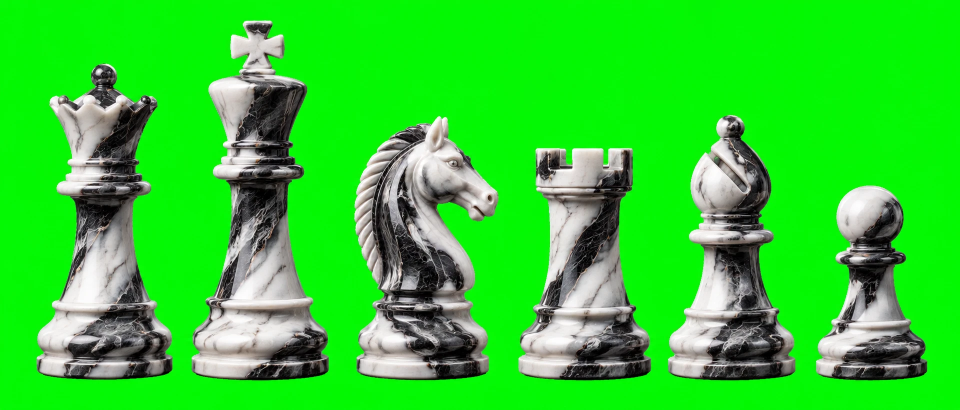
#> input picture scripts/chess_pieces/set-green.webp, 1920 x 819 px (shown at 1/2 size); its folder holds 2 pictures in this run
$ python cut_pieces.py
#> lines starting #> are read from the running program, lines starting #| are printed output that depends on the picture
#!/usr/bin/env python3
"""Cuts the marble chess pieces out of the green-screen images (generated with ChatGPT)
and writes assets/chess/<piece>.webp, which build_cards.py embeds in the section titles
and the footer. Needs numpy and Pillow.

    python3 scripts/chess_pieces/cut_pieces.py
"""
from pathlib import Path

import numpy as np
from PIL import Image

HERE = Path(__file__).resolve().parent
OUT = HERE.parent.parent / "assets" / "chess"
SCALE = 0.26          # pixels kept per pixel of the green-screen photo of the set (the king ends up ~190 px tall)
NAMES = ["queen", "king", "knight", "rook", "bishop", "pawn"]   # left to right in set-green.webp


def key(path):
    """Green screen → transparency: the greener a pixel is than its red/blue, the more transparent."""
    a = np.asarray(Image.open(path).convert("RGB")).astype(float)
    r, g, b = a[..., 0], a[..., 1], a[..., 2]
    m = np.maximum(r, b)
    alpha = np.clip(1 - (g - m - 25) / 65, 0, 1)
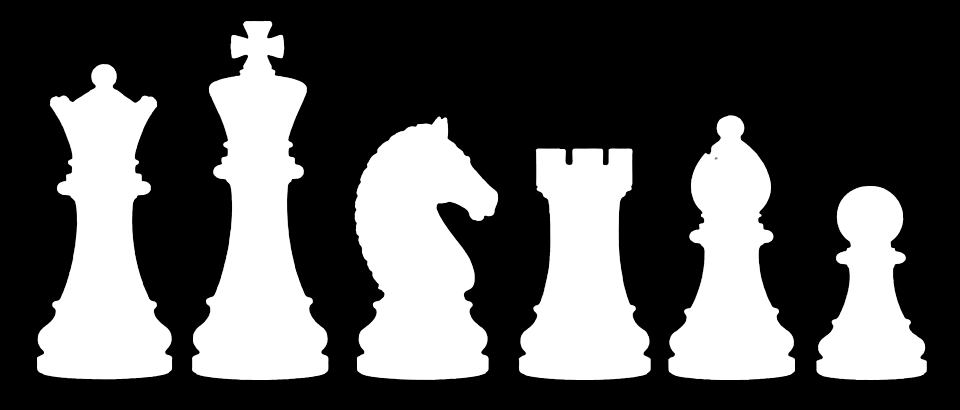
#> alpha: shape (819, 1920) float64 (shown at 1/2 size); min 0, max 1, mean 0.337
    g = np.minimum(g, m + 8)                       # remove green spill from the edges
    return Image.fromarray(np.dstack([r, g, b, alpha * 255]).astype(np.uint8), "RGBA")


def save(im, name, height):
    im = im.crop(im.getbbox())
    w = round(im.width * height / im.height)
    im.resize((w, height), Image.LANCZOS).save(OUT / f"{name}.webp", quality=90, method=6)
    print(f"{name:7} {w}x{height}")


OUT.mkdir(parents=True, exist_ok=True)
row = key(HERE / "set-green.webp")
cols = (np.asarray(row)[..., 3] > 40).any(axis=0)
runs, start = [], None
for x, on in enumerate(list(cols) + [False]):          # the pieces are separated by empty columns
    if on and start is None:
        start = x
    elif not on and start is not None:
        if x - start > 40:
            runs.append((start, x))
        start = None
#> after the loop, runs = [(74, 345), (384, 657), (709, 997), (1037, 1302), (1336, 1590), (1632, 1854)]
king_h = 0
for name, (x0, x1) in zip(NAMES, runs):
    im = row.crop((x0, 0, x1, row.height))
    h = im.crop(im.getbbox()).height
    king_h = h if name == "king" else king_h
    save(im, name, round(h * SCALE))
#> this loop made 6 passes
#> (x0, x1, h, king_h) on passes 1 to 6: (74, 345, 631, 0), (384, 657, 720, 720), (709, 997, 527, 720), (1037, 1302, 464, 720), (1336, 1590, 530, 720), (1632, 1854, 388, 720)
#| queen   70x164
#| king    71x187
#| knight  75x137
#| rook    69x121
#| bishop  66x138
#| pawn    58x101
#> pass 1, `im = row.crop((x0, 0, x1, row.height))`:
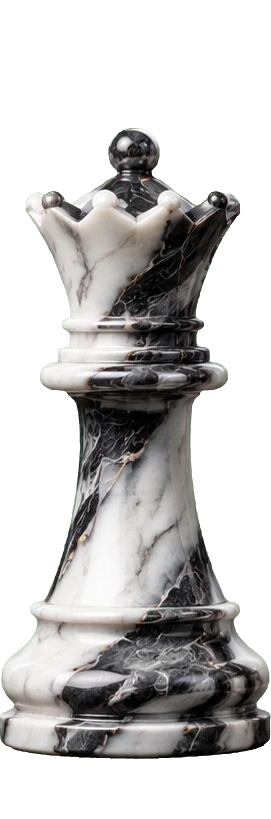
#> im: PIL image 271x819 RGBA; mean R, G, B, A 61.1, 64.3, 58.7, 114.4; transparent parts drawn white
#> pass 1, in save, `im.resize((w, height), Image.LANCZOS).save(OUT / f"{name}.webp", quali..`:
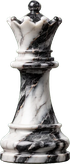
#> saved as queen.webp: PIL image 70x164 RGBA; mean R, G, B, A 81.6, 80.2, 78.9, 148.6; transparent parts drawn white
#> after the loop:
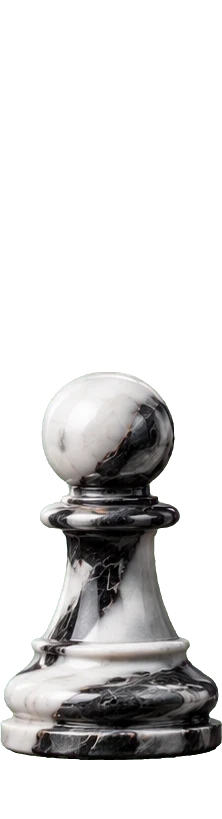
#> im: PIL image 222x819 RGBA; mean R, G, B, A 38.7, 44, 37.4, 72.7; transparent parts drawn white
# the fallen king is shot closer up: make it as long as the standing king is tall
fallen = key(HERE / "fallen-king-green.webp")
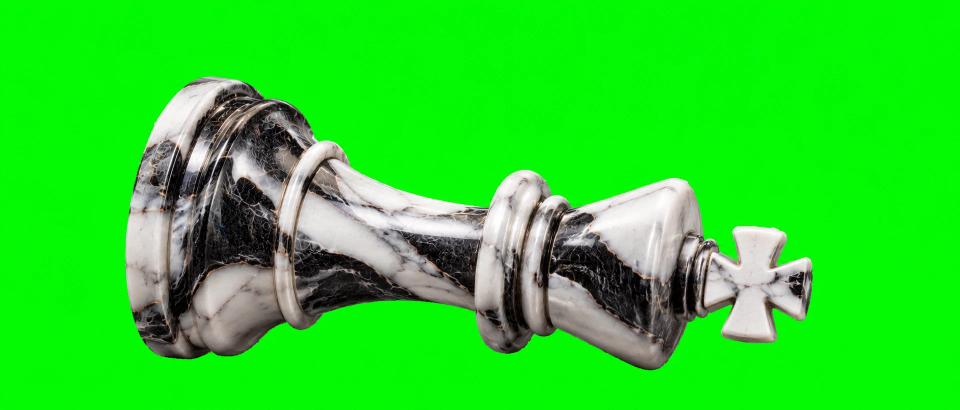
#> input picture scripts/chess_pieces/fallen-king-green.webp, 1920 x 819 px (shown at 1/2 size)
#> in key (call 2), `r, g, b = a[..., 0], a[..., 1], a[..., 2]`:
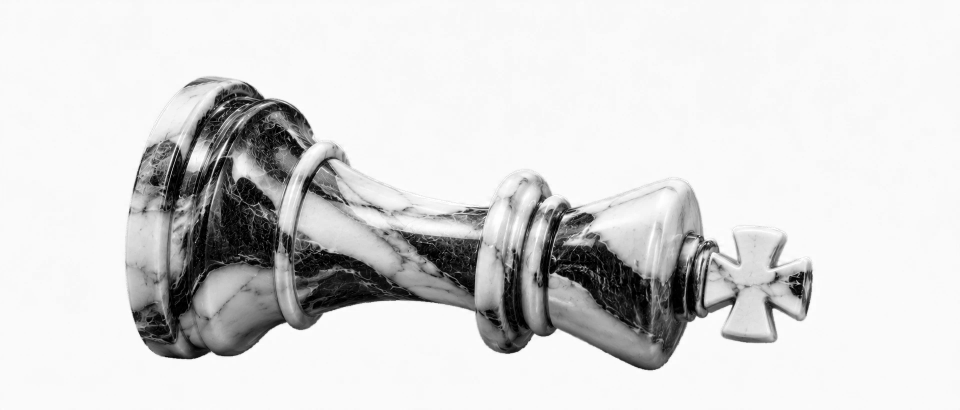
#> g: shape (819, 1920) float64 (shown at 1/2 size); min 0, max 255, mean 215.7
fb = fallen.crop(fallen.getbbox())
save(fallen, "fallen-king", round(fb.height * king_h * SCALE / fb.width))
#> in save (call 7), `im.resize((w, height), Image.LANCZOS).save(OUT / f"{name}.webp", quali..`:
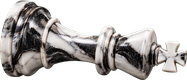
#> saved as fallen-king.webp: PIL image 187x80 RGBA; mean R, G, B, A 79.4, 76.3, 74.4, 137.9; transparent parts drawn white
#| fallen-king 187x80
